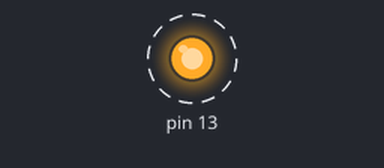
A sketch run on a simulated Arduino Uno, built with avr-gcc and run on an emulated ATmega328P. Shown: output pins drawn as LEDs (lit = HIGH). Dashed ring = blinking.

Above: at 0.2 s.
Timing chart, 0 to 3.0 s (numbered marks = the images above):
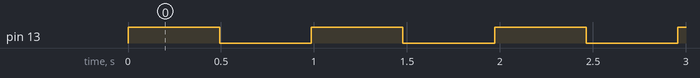

The sketch:

BlinkwithDelayStreamlined.ino
```cpp
/* ACES 2016
 * Comments by RMiller
 * Code by CDarcy
 */


void setup() {

  asm("sbi 0x04, 5"); // set bit 4 as 5, initalize pin 13 for output

}

void loop() {

  asm("start: \n"
      "sbi 0x05, 5  \n" // set bit 5 as 5
      "ldi r16, 40  \n" // sets reg 16 to 40
      "rcall delay  \n" // calls delay routine
      "cbi 0x05, 5  \n" // clear bit 5
      "ldi r16, 40  \n" // sets reg 16 to 40
      "rcall delay  \n" // calls delay routine
      "rjmp start   \n" // relative jump to start

      "delay: \n" // delay
      "dec r8 \n" // decrement reg 7
      "brne delay \n" // branch if not equal to 0
      "dec r9 \n" // decrement reg 9
      "brne delay \n" // branch if not equal to 0
      "dec r16  \n" // decrement reg 16
      "brne delay \n" // branch if not equal to 0
      "ret  \n"); //return to previous
}
```

Measured:
- by itself, pin 13: alternates HIGH for 0.49 s and LOW for 0.49 s
